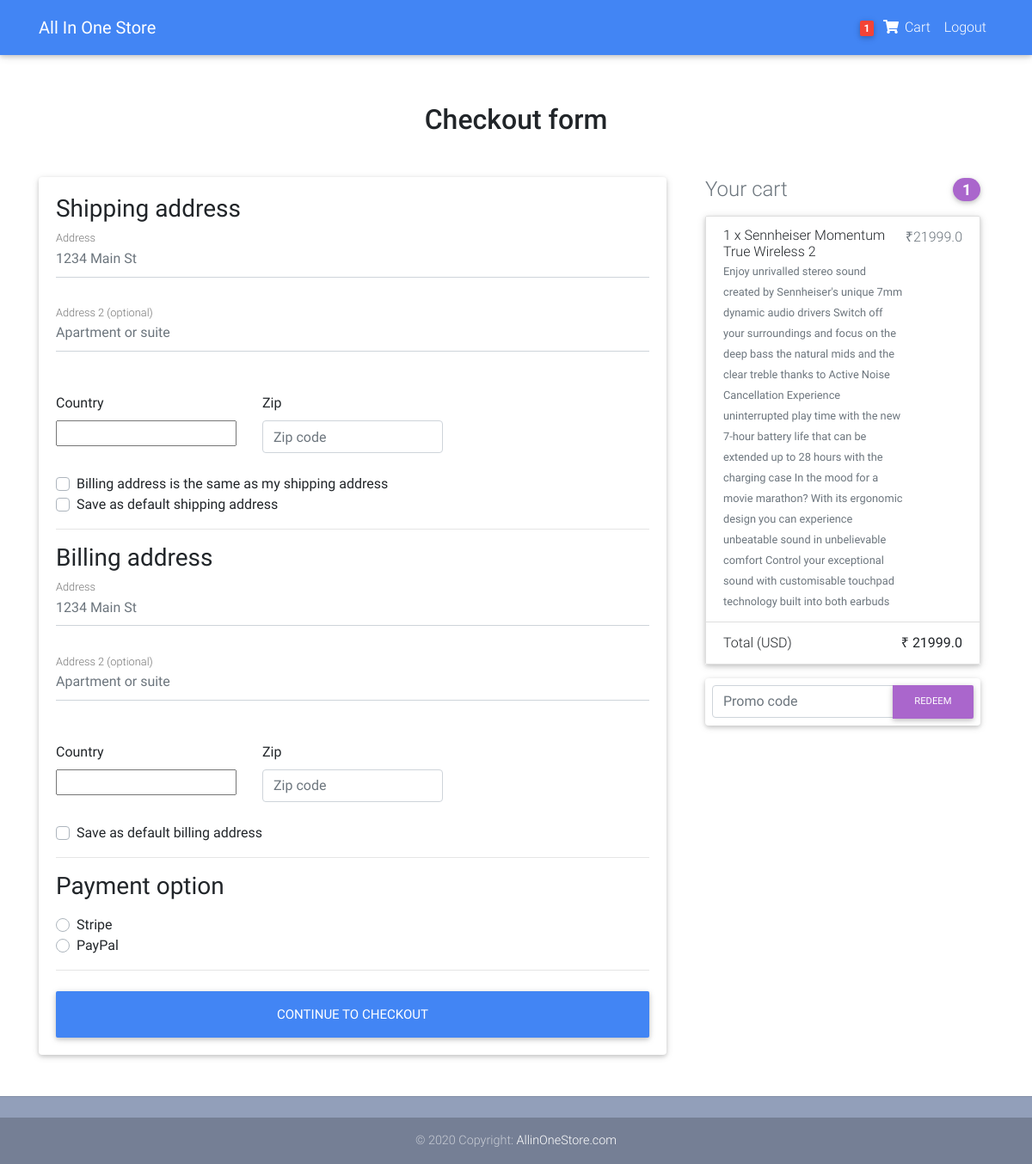
Page /checkout/ (signed in) on the earlier database version.
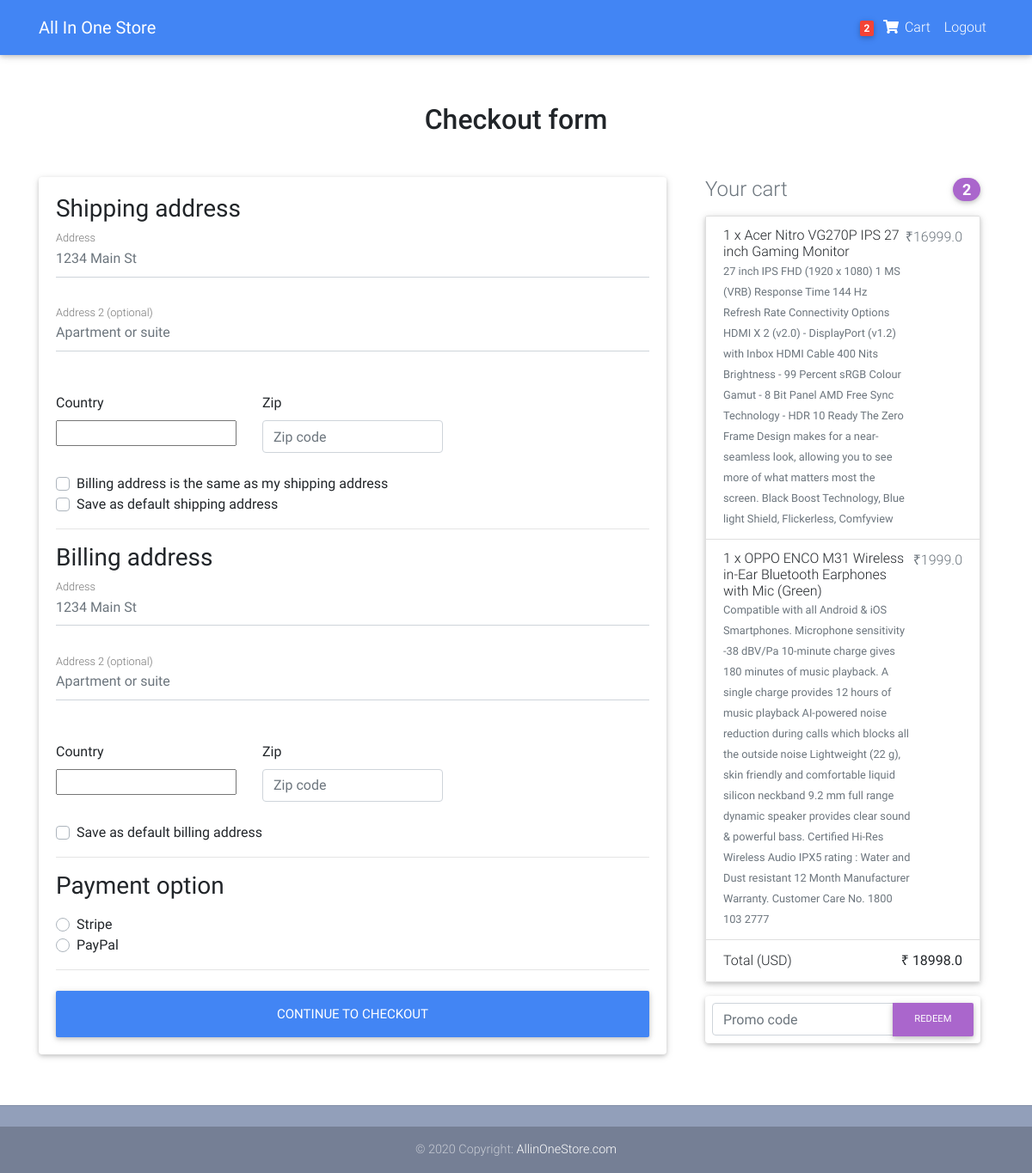
Same page on the later database version.
### core/models.py (models this page shows, shortened)
class Order(models.Model):
    user = models.ForeignKey(settings.AUTH_USER_MODEL,
                             on_delete=models.CASCADE)
    ref_code = models.CharField(max_length=20, blank=True, null=True)
    items = models.ManyToManyField(OrderItem)
    start_date = models.DateTimeField(auto_now_add=True)
    ordered_date = models.DateTimeField()
    ordered = models.BooleanField(default=False)
    shipping_address = models.ForeignKey(
        'Address', related_name='shipping_address', on_delete=models.SET_NULL, blank=True, null=True)
    billing_address = models.ForeignKey(
        'Address', related_name='billing_address', on_delete=models.SET_NULL, blank=True, null=True)
    payment = models.ForeignKey(
        'Payment', on_delete=models.SET_NULL, blank=True, null=True)
    coupon = models.ForeignKey(
        'Coupon', on_delete=models.SET_NULL, blank=True, null=True)
    being_delivered = models.BooleanField(default=False)
    received = models.BooleanField(default=False)
    refund_requested = models.BooleanField(default=False)
    refund_granted = models.BooleanField(default=False)
    '''
    1. Item added to cart
    2. Adding a billing address
    (Failed checkout)
    3. Payment
    (Preprocessing, processing, packaging etc.)
    4. Being delivered
    5. Received
    6. Refunds
    '''
    def get_total(self):
        total = 0
        for order_item in self.items.all():
            total += order_item.get_final_price()
        if self.coupon:
            total -= self.coupon.amount
        return total

class OrderItem(models.Model):
    user = models.ForeignKey(settings.AUTH_USER_MODEL,
                             on_delete=models.CASCADE)
    ordered = models.BooleanField(default=False)
    item = models.ForeignKey(Item, on_delete=models.CASCADE)
    quantity = models.IntegerField(default=1)
    def get_total_discount_item_price(self):
        return self.quantity * self.item.discount_price
    def get_final_price(self):
        if self.item.discount_price:
            return self.get_total_discount_item_price()
        return self.get_total_item_price()

class Item(models.Model):
    title = models.CharField(max_length=100)
    price = models.FloatField()
    discount_price = models.FloatField(blank=True, null=True)
    category = models.CharField(choices=CATEGORY_CHOICES, max_length=2)
    label = models.CharField(choices=LABEL_CHOICES, max_length=1)
    slug = models.SlugField()
    description = models.TextField()
    image = models.CharField(max_length=100)

### core/views.py (the view, shortened to what this page needs)
# urls.py: path('checkout/', CheckoutView.as_view(), name='checkout'),
class CheckoutView(View):
    def get(self, *args, **kwargs):
        try:
            order = Order.objects.get(user=self.request.user, ordered=False)
            form = CheckoutForm()
            context = {
                'form': form,
                'couponform': CouponForm(),
                'order': order,
                'DISPLAY_COUPON_FORM': True
            }
            shipping_address_qs = Address.objects.filter(
                user=self.request.user,
                address_type='S',
                default=True
            )
            if shipping_address_qs.exists():
                context.update(
                    {'default_shipping_address': shipping_address_qs[0]})
            billing_address_qs = Address.objects.filter(
                user=self.request.user,
                address_type='B',
                default=True
            )
            if billing_address_qs.exists():
                context.update(
                    {'default_billing_address': billing_address_qs[0]})
            return render(self.request, "checkout.html", context)
        except ObjectDoesNotExist:
            messages.info(self.request, "You do not have an active order")
            return redirect("core:checkout")

### core/forms.py
class CheckoutForm(forms.Form):
    shipping_address = forms.CharField(required=False)
    shipping_address2 = forms.CharField(required=False)
    shipping_country = CountryField(blank_label='(select country)').formfield(
        required=False,
        widget=CountrySelectWidget(attrs={
            'class': 'custom-select d-block w-100',
        }))
    shipping_zip = forms.CharField(required=False)
    billing_address = forms.CharField(required=False)
    billing_address2 = forms.CharField(required=False)
    billing_country = CountryField(blank_label='(select country)').formfield(
        required=False,
        widget=CountrySelectWidget(attrs={
            'class': 'custom-select d-block w-100',
        }))
    billing_zip = forms.CharField(required=False)
    same_billing_address = forms.BooleanField(required=False)
    set_default_shipping = forms.BooleanField(required=False)
    use_default_shipping = forms.BooleanField(required=False)
    set_default_billing = forms.BooleanField(required=False)
    use_default_billing = forms.BooleanField(required=False)
    payment_option = forms.ChoiceField(
        widget=forms.RadioSelect, choices=PAYMENT_CHOICES)

### templates/checkout.html (shortened to what this page needs)
{% extends "base.html" %}
{% load crispy_forms_tags %}
{% block content %}
  <main >
    <div class="container wow fadeIn">
      <h2 class="my-5 h2 text-center">Checkout form</h2>
      <div class="row">
        <div class="col-md-8 mb-4">
          <div class="card">
            <form method="POST" class="card-body">
              <h3>Shipping address</h3>
              <div class='hideable_shipping_form'>
                <div class="md-form mb-5">
                  <input type='text' placeholder='1234 Main St' id='shipping_address' name='shipping_address' class='form-control' />
                  <label for="shipping_address" class="">Address</label>
                </div>
                <div class="md-form mb-5">
                  <input type='text' placeholder='Apartment or suite' id='shipping_address2' name='shipping_address2' class='form-control' />
                  <label for="shipping_address2" class="">Address 2 (optional)</label>
                </div>
                <div class="row">
                  <div class="col-lg-4 col-md-12 mb-4">
                    <label for="country">Country</label>
                    {{ form.shipping_country }}
                  </div>
                  <div class="col-lg-4 col-md-6 mb-4">
                    <label for="shipping_zip">Zip</label>
                    <input type='text' placeholder='Zip code' id='shipping_zip' name='shipping_zip' class='form-control' />
                  </div>
                </div>
                <div class="custom-control custom-checkbox">
                  <label class="custom-control-label" for="same_billing_address">Billing address is the same as my shipping address</label>
                </div>
                <div class="custom-control custom-checkbox">
                  <label class="custom-control-label" for="set_default_shipping">Save as default shipping address</label>
                </div>
              </div>
              <hr>
              <h3>Billing address</h3>
              <div class='hideable_billing_form'>
                <div class="md-form mb-5">
                  <input type='text' placeholder='1234 Main St' id='billing_address' name='billing_address' class='form-control' />
                  <label for="billing_address" class="">Address</label>
                </div>
                <div class="md-form mb-5">
                  <input type='text' placeholder='Apartment or suite' id='billing_address2' name='billing_address2' class='form-control' />
                  <label for="billing_address2" class="">Address 2 (optional)</label>
                </div>
                <div class="row">
                  <div class="col-lg-4 col-md-12 mb-4">
                    <label for="country">Country</label>
                    {{ form.billing_country }}
                  </div>
                  <div class="col-lg-4 col-md-6 mb-4">
                    <label for="billing_zip">Zip</label>
                    <input type='text' placeholder='Zip code' id='billing_zip' name='billing_zip' class='form-control' />
                  </div>
                </div>
                <div class="custom-control custom-checkbox">
                  <label class="custom-control-label" for="set_default_billing">Save as default billing address</label>
                </div>
              </div>
              <hr>
              <h3>Payment option</h3>
              <div class="d-block my-3">
                {% for value, name in form.fields.payment_option.choices %}
                <div class="custom-control custom-radio">
                  <label class="custom-control-label" for="{{ name }}">{{ name }}</label>
                </div>
                {% endfor %}
              </div>
              <hr class="mb-4">
              <button class="btn btn-primary btn-lg btn-block" type="submit">Continue to checkout</button>
            </form>
          </div>
        </div>
        <div class="col-md-4 mb-4">
          {% include "order_snippet.html" %}
        </div>
      </div>
    </div>
  </main>
{% endblock content %}

### templates/navbar.html (shortened to what this page needs)
{% load cart_template_tags %}
<nav class="navbar fixed-top navbar-expand-lg navbar-dark bg-primary white scrolling-navbar">
    <div class="container">
      <a class="navbar-brand waves-effect" href="/">
        <strong class="white-text">All In One Store</strong>
      </a>
      <div class="collapse navbar-collapse" id="navbarSupportedContent">
        <ul class="navbar-nav nav-flex-icons">
          {% if request.user.is_authenticated %}
          <li class="nav-item">
            <a href="{% url 'core:order-summary' %}" class="nav-link waves-effect">
              <span class="badge red z-depth-1 mr-1"> {{ request.user|cart_item_count }} </span>
              <i class="fas fa-shopping-cart"></i>
              <span class="clearfix d-none d-sm-inline-block"> Cart </span>
            </a>
          </li>
          <li class="nav-item">
            <a class="nav-link waves-effect" href="{% url 'account_logout' %}">
              <span class="clearfix d-none d-sm-inline-block"> Logout </span>
            </a>
          </li>
          {% endif %}
        </ul>
      </div>
    </div>
  </nav>

### templates/order_snippet.html (shortened to what this page needs)
<div class="col-md-12 mb-4">
    <h4 class="d-flex justify-content-between align-items-center mb-3">
    <span class="text-muted">Your cart</span>
    <span class="badge badge-secondary badge-pill">{{ order.items.count }}</span>
    </h4>
    <ul class="list-group mb-3 z-depth-1">
    {% for order_item in order.items.all %}
    <li class="list-group-item d-flex justify-content-between lh-condensed">
        <div>
        <h6 class="my-0">{{ order_item.quantity }} x {{ order_item.item.title}}</h6>
        <small class="text-muted">{{ order_item.item.description}}</small>
        </div>
        <span class="text-muted">₹{{ order_item.get_final_price }}</span>
    </li>
    {% endfor %}
    <li class="list-group-item d-flex justify-content-between">
        <span>Total (USD)</span>
        <strong>₹ {{ order.get_total }}</strong>
    </li>
    </ul>
    {% if DISPLAY_COUPON_FORM %}
    <form class="card p-2" action="{% url 'core:add-coupon' %}" method="POST">
        <div class="input-group">
            {{ couponform.code }}
            <div class="input-group-append">
            <button class="btn btn-secondary btn-md waves-effect m-0" type="submit">Redeem</button>
            </div>
        </div>
    </form>
    {% endif %}
</div>

Differences in the rows shown:
no longer on this page (row unchanged): OrderItem: quantity "1", item "Sennheiser Momentum True Wireless 2", item.description "Enjoy unrivalled stereo sound created by Sennheiser's unique 7mm dynamic audio drivers Switch off your surroundings and focus on the deep bass the natural mids and the clear treble thanks to Active Noise Cancellation Experience uninterrupted play time with the new 7-hour battery life that can be extended up to 28 hours with the charging case In the mood for a movie marathon? With its ergonomic design you can experience unbeatable sound in unbelievable comfort Control your exceptional sound with customisable touchpad technology built into both earbuds", get_final_price "21999.0"
computed for Order: items.count "1" → "2"; get_total "21999.0" → "18998.0"
added OrderItem: quantity "1", item "Acer Nitro VG270P IPS 27 inch Gaming Monitor", item.description "27 inch IPS FHD (1920 x 1080) 1 MS (VRB) Response Time 144 Hz Refresh Rate Connectivity Options HDMI X 2 (v2.0) - DisplayPort (v1.2) with Inbox HDMI Cable 400 Nits Brightness - 99 Percent sRGB Colour Gamut - 8 Bit Panel AMD Free Sync Technology - HDR 10 Ready The Zero Frame Design makes for a near-seamless look, allowing you to see more of what matters most the screen. Black Boost Technology, Blue light Shield, Flickerless, Comfyview", get_final_price "16999.0"
added OrderItem: quantity "1", item "OPPO ENCO M31 Wireless in-Ear Bluetooth Earphones with Mic (Green)", item.description "Compatible with all Android & iOS Smartphones. Microphone sensitivity -38 dBV/Pa 10-minute charge gives 180 minutes of music playback. A single charge provides 12 hours of music playback AI-powered noise reduction during calls which blocks all the outside noise Lightweight (22 g), skin friendly and comfortable liquid silicon neckband 9.2 mm full range dynamic speaker provides clear sound & powerful bass. Certified Hi-Res Wireless Audio IPX5 rating : Water and Dust resistant 12 Month Manufacturer Warranty. Customer Care No. 1800 103 2777", get_final_price "1999.0"
Other differences:
{{ request.user|cart_item_count }}: "1" → "2"
